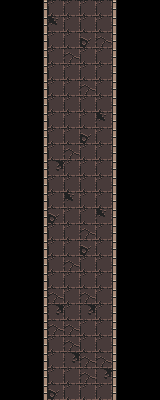

Tiled map render using the project's own tile images. Description and the whole map definition, tile-layer contents included, below:
An orthogonal 10x25 tile map with 16x16 px tiles, 2 tile layers (floor, wall) and 2 objects (2x Ladder).

<map version="1.0" tiledversion="1.0.3" orientation="orthogonal" renderorder="right-down" width="10" height="25" tilewidth="16" tileheight="16" nextobjectid="14">
 <tileset firstgid="1" source="res/untitled.tsx" />
 <layer name="floor" width="10" height="25">
  <data encoding="csv">
0,0,0,5,5,5,5,0,0,0,
0,0,0,8,5,5,5,0,0,0,
0,0,0,5,5,4,2,0,0,0,
0,0,0,5,2,5,5,0,0,0,
0,0,0,5,5,5,5,0,0,0,
0,0,0,5,5,2,5,0,0,0,
0,0,0,5,5,5,5,0,0,0,
0,0,0,5,5,5,8,0,0,0,
0,0,0,5,5,4,5,0,0,0,
0,0,0,5,2,5,5,0,0,0,
0,0,0,7,5,5,5,0,0,0,
0,0,0,5,5,5,5,0,0,0,
0,0,0,5,8,5,5,0,0,0,
0,0,0,4,5,5,8,0,0,0,
0,0,0,5,5,2,5,0,0,0,
0,0,0,5,5,4,5,0,0,0,
0,0,0,5,2,5,5,0,0,0,
0,0,0,5,5,5,5,0,0,0,
0,0,0,2,5,2,5,0,0,0,
0,0,0,7,5,7,5,0,0,0,
0,0,0,2,2,5,5,0,0,0,
0,0,0,5,2,5,5,0,0,0,
0,0,0,5,7,2,2,0,0,0,
0,0,0,5,5,2,7,0,0,0,
0,0,0,4,5,5,5,0,0,0
</data>
 </layer>
 <objectgroup name="entities">
  <object id="12" name="central" type="Ladder" x="48" y="1.5" width="64" height="16">
   <properties>
    <property name="dest" value="corridor" />
    <property name="direction" value="down" />
    <property name="level" value="central" />
   </properties>
  </object>
  <object id="13" name="demon_ruin" type="Ladder" x="48.5" y="382.5" width="64" height="16">
   <properties>
    <property name="dest" value="corridor" />
    <property name="direction" value="up" />
    <property name="level" value="demon_ruin" />
   </properties>
  </object>
 </objectgroup>
 <layer name="wall" width="10" height="25">
  <data encoding="csv">
0,0,57,0,0,0,0,58,0,0,
0,0,57,0,0,0,0,58,0,0,
0,0,57,0,0,0,0,58,0,0,
0,0,57,0,0,0,0,58,0,0,
0,0,57,0,0,0,0,58,0,0,
0,0,57,0,0,0,0,58,0,0,
0,0,57,0,0,0,0,58,0,0,
0,0,57,0,0,0,0,58,0,0,
0,0,57,0,0,0,0,58,0,0,
0,0,57,0,0,0,0,58,0,0,
0,0,57,0,0,0,0,58,0,0,
0,0,57,0,0,0,0,58,0,0,
0,0,57,0,0,0,0,58,0,0,
0,0,57,0,0,0,0,58,0,0,
0,0,57,0,0,0,0,58,0,0,
0,0,57,0,0,0,0,58,0,0,
0,0,57,0,0,0,0,58,0,0,
0,0,57,0,0,0,0,58,0,0,
0,0,57,0,0,0,0,58,0,0,
0,0,57,0,0,0,0,58,0,0,
0,0,57,0,0,0,0,58,0,0,
0,0,57,0,0,0,0,58,0,0,
0,0,57,0,0,0,0,58,0,0,
0,0,57,0,0,0,0,58,0,0,
0,0,57,0,0,0,0,58,0,0
</data>
 </layer>
</map>
